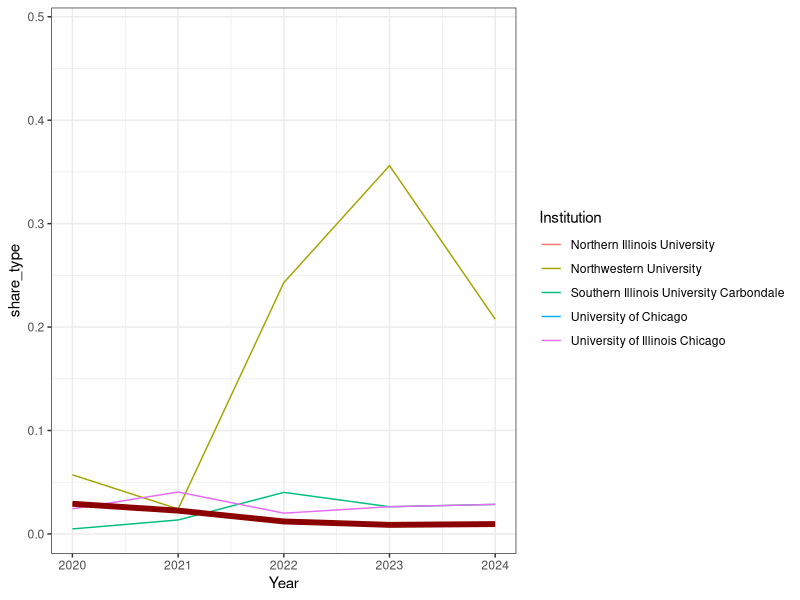

The R script that drew this image:
#This script deals with data recieved from NIU including information on the MA and
#Ph.D. enrollments and degrees confirred from 2021 through 2024 for the IL
#universities.

#Author: Jeremy R. Groves
#Date: November 25, 2025

rm(list=ls())

library(tidyverse)

data <- read.csv(file = "./Data/IL Econ Programs.csv")
totals <- c("Year Total", "Public Uni. Total", "Independent NFP Inst. Total")

data2 <- data |>
  pivot_longer(cols = c("PhD_Degree", "PhD_Enroll", "MA_Degree", "MA_Enroll"), 
                      names_to = "Program", values_to = "Counts") |>
  filter(!(Institution %in% totals)) |>
  filter(!is.na(Counts))

phd <- data2 %>%
  filter(Program == "PhD_Enroll") %>%
  select(Institution) %>%
  distinct()

tot <- data |>
  filter(Institution %in% totals) |>
  pivot_longer(cols = c("PhD_Degree", "PhD_Enroll", "MA_Degree", "MA_Enroll"), 
               names_to = "Program", values_to = "Counts")|>
  filter(!is.na(Counts))

data2 <- data2 %>%
  mutate(class = case_when(Institution %in% phd$Institution ~ "P",
                           TRUE ~ "M"))
share <- data2 %>%
  left_join(. , tot, by = c("Year", "Inst_Type", "Program")) %>%
  mutate(share_type = Counts.x / Counts.y) %>%
  left_join(., filter(tot, Inst_Type==4), by = c("Year", "Program")) %>%
  mutate(share_tot = Counts.x / Counts) %>%
  select(Year, class, Institution.x, Inst_Type.x, Program, starts_with("share")) %>%
  rename("Institution" = "Institution.x",
         "Inst_Type" = "Inst_Type.x")



temp <- share %>%
  filter(class == "P") %>%
  filter(Program == "MA_Enroll") %>%
  filter(share_type < .5)

ggplot(aes(x = Year), data = temp) +
  geom_line(aes(y = share_type, group = Institution, color = Institution)) +
  geom_line(aes(y = share_type, group = Institution), color = "darkred", linewidth = 2,
            data = filter(temp, Institution == "Northern Illinois University")) +
  theme_bw()
